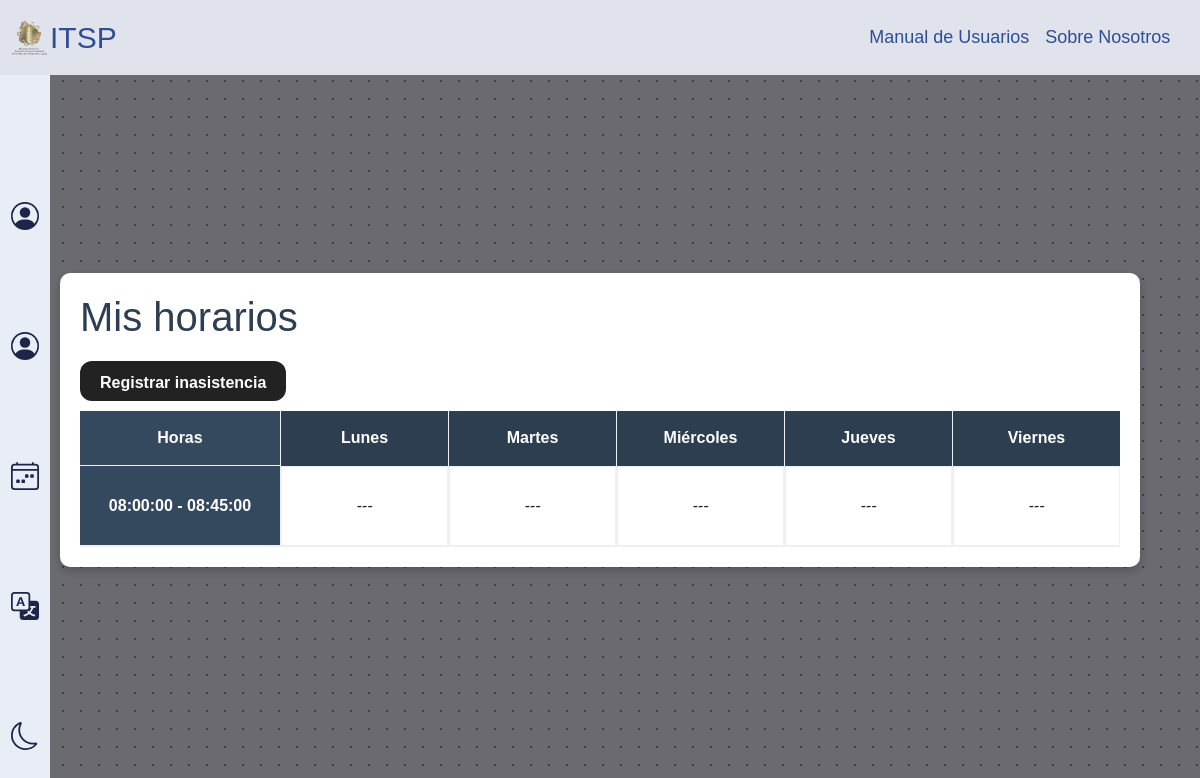
/frontend/Horarios.php (signed in), run on an earlier commit of the app's database.
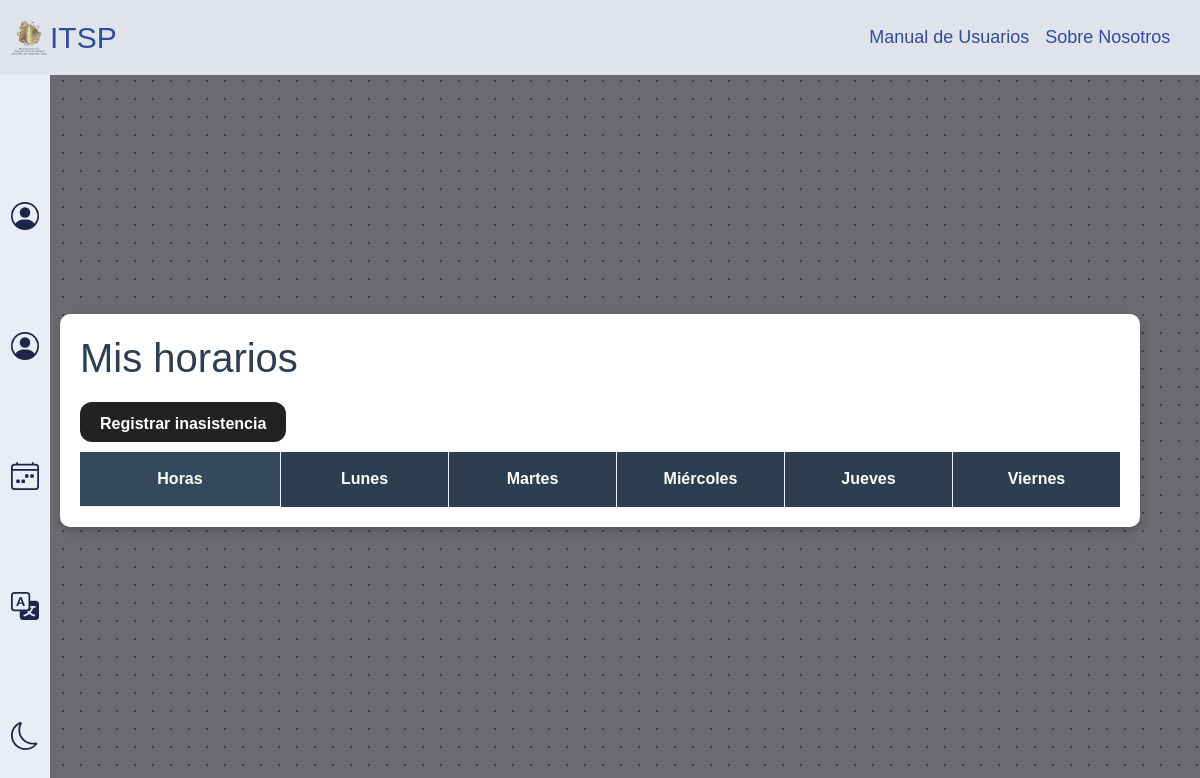
And on a later commit of the database.
### tables this page shows
create table horarios (
    id_horario int AUTO_INCREMENT primary key not null,
    hora_inicio time not null,
    hora_final time not null,
    tipo ENUM('recreo', 'clase') not null
);

### frontend/functions.php (called while the page is built, shortened)
<?php
$lang = $_GET['lang'] ?? ($_SESSION['lang'] ?? 'es');
$langFile = file_get_contents(__DIR__ . "/lang.json");
$translations = json_decode($langFile, true);
if (!function_exists('t')) {
    function t($key, $user = null) {
        global $translations, $lang;
        $text = $translations[$lang][$key] ?? $key;
        return $text;
    }
}
?>

### backend/queries.php (called while the page is built, shortened)
<?php
function query_horarios_profe_pordia($con, $dia, $professql){
    $sql = "SELECT
        a.nombre AS nombre_asignatura,
        e.nombre AS nombre_espacio,
        h.hora_inicio,
        h.hora_final,
        h.id_horario,
        c.nombre AS nombre_curso,
        cu.dia,
        p.ci_profesor
    FROM cumple cu
    INNER JOIN profesor_dicta_asignatura pda ON cu.id_dicta = pda.id_dicta
    INNER JOIN asignaturas a ON pda.id_asignatura = a.id_asignatura
    INNER JOIN dicta_en_curso dc ON pda.id_dicta = dc.id_dicta
    INNER JOIN cursos c ON dc.id_curso = c.id_curso
    INNER JOIN horarios h ON cu.id_horario = h.id_horario
    INNER JOIN dicta_ocupa_espacio doe ON cu.id_dicta = doe.id_dicta
    INNER JOIN espacios_fisicos e ON doe.id_espacio = e.id_espacio
    INNER JOIN profesores p ON p.ci_profesor = pda.ci_profesor
    WHERE cu.dia = ?
        AND p.ci_profesor = ?
    ORDER BY h.hora_inicio ASC";
    $stmt_profe = $con->prepare($sql);
    $stmt_profe->bind_param("si", $dia, $professql);
    $stmt_profe->execute();
    return $stmt_profe->get_result();
}
function query_horarios($con){
    $query_horarios = "SELECT * FROM horarios WHERE tipo = 'clase'";
    $stmt = $con->prepare($query_horarios);
    $stmt->execute();
    return $stmt->get_result();
}

### backend/helpers.php (the view, shortened to what this page needs)
<?php
function cargar_horarios($query, $dias, $materias_por_dia, $dato_mostrar){
    ?>
        <?php mysqli_data_seek($query, 0);
    ?>
    <div class="datos-body">
        <?php while ($row = mysqli_fetch_array($query)): ?>
            <div class="datos-row mostrar-datos">
                <div class="horas-dato"><?= $row['hora_inicio'] ?> - <?= $row['hora_final'] ?></div>
                <?php foreach ($dias as $dia): ?>
                    <?php
                        $mostro = false;
                        if (!$mostro) {
                            echo "<div class='dia-dato'><em>---</em></div>";
                        }
                    ?>
                <?php endforeach; ?>
            </div>
        <?php endwhile; ?>
    </div>
    <?php
}
function cabecera_horarios(){
    ?>
    <div class="datos-header">
        <div class="datos-row">
            <div class="horas-titulo"><?= t("label_hours") ?></div>
            <div class="dias"><?= t("day_monday") ?></div>
            <div class="dias"><?= t("day_tuesday") ?></div>
            <div class="dias"><?= t("day_wednesday") ?></div>
            <div class="dias"><?= t("day_thursday") ?></div>
            <div class="dias"><?= t("day_friday") ?></div>
        </div>
    </div>
    <?php
}
    ?>

### frontend/nav.php (shortened to what this page needs)
<?php
include_once 'functions.php';
?>
<!DOCTYPE html>
<html lang="en">
<head>
    <link href="https://cdn.jsdelivr.net/npm/bootstrap@5.3.7/dist/css/bootstrap.min.css" rel="stylesheet"
>
    <link rel="stylesheet" href="https://cdnjs.cloudflare.com/ajax/libs/font-awesome/5.13.0/css/all.min.css">
    <link rel="stylesheet" href="style/style.css">
</head>
<body>
    <nav class="navbar navbar-expand-lg bg-body-tertiary navStyle" id="nav">
        <div class="container-fluid navStyle">
            <a class="navbar-brand" href="index.php"><img id="logo" src="img/logo.png">ITSP</a>
            <div class="collapse navbar-collapse" id="navbarText">
                <ul class="navbar-nav me-auto mb-2 mb-lg-0">
                    <li class="nav-item">
                        <a class="nav-link" href="#"><?= t("nav_info") ?></a>
                    </li>
                    <li class="nav-item">
                        <a class="nav-link" href="#"><?= t("nav_courses") ?></a>
                    </li>
                </ul>
            </div>
        </div>
    </nav>
    <aside id="aside">
        <ul class="link-aside-images" id="link-aside-images">
            <li class="aside-item">
                <?php if (!isset($_SESSION['ci'])): ?>
                    <a href="Login.php" data-tooltip="Loginperson-circle_white_no_bg">
                        <img src="img/Iconos sidebar/person-circle.svg" alt="Login" width="25" height="25" class="icono">
                    </a>
                <?php else: ?>
            <li class="aside-item" data-tooltip="<?= t("Perfil") ?>">
                <a href="/frontend/Perfil.php">
                    <img src="img/Iconos sidebar/person-circle.svg" alt="Configuraciones" width="25" height="25" class="icono">
                </a>
            </li>
            <li class="aside-item" data-tooltip="<?= t("Cerrar Sesión") ?>">
                <a id="logout" href="#logout">
                <img src="img/Iconos sidebar/person-circle.svg" alt="Cerrar Sesión" width="25" height="25" class="icono">
                </a>
            </li>
        <?php endif; ?>
        </li>
        <li class="aside-item" data-tooltip="<?= t('aside_schedule') ?>">
            <a href="./Horarios.php">
                <img src="img/Iconos sidebar/calendar4-week.svg" alt="Calendario" width="25" height="25" class="icono">
            </a>
        </li>
        <li class="aside-item lang-icon" data-tooltip="<?= t('aside_lang') ?>">
            <a href="?lang=<?= $lang === 'es' ? 'en' : 'es' ?>">
                <img src="img/Iconos sidebar/translate.svg" alt="Idioma" width="25" height="25" class="icono">
            </a>
        </li>
        <li class="aside-item" id="darkmode-icon" data-tooltip="<?= t('aside_darkmode') ?>">
            <a href="#modo-oscuro">
                <img src="img/Iconos sidebar/moon.svg" alt="Modo oscuro" width="25" height="25" class="icono">
            </a>
        </li>
        </ul>
    </aside>
</body>
</html>

### frontend/Horarios.php (shortened to what this page needs)
<?php
include_once('../backend/db/conexion.php');
include_once('functions.php');
include_once('../backend/queries.php');
include_once('../backend/helpers.php');
$query = query_horarios($con);
$query2 = query_cursos($con);
$cursosql = isset($_GET['curso_id']) ? intval($_GET['curso_id']) : 0;
$professql = isset($_GET['ci_profe']) ? intval($_GET['ci_profe']) : 0;
$fecha_test = '2025-11-27';
$base_time = strtotime($fecha_test);
$dias = ['lunes', 'martes', 'miercoles', 'jueves', 'viernes'];
$dia_celu = ['lunes', 'martes'];
$dias_a_fechas = [
    'lunes' => date('Y-m-d', strtotime('monday this week', $base_time)),
    'martes' => date('Y-m-d', strtotime('tuesday this week', $base_time)),
    'miercoles' => date('Y-m-d', strtotime('wednesday this week', $base_time)),
    'jueves' => date('Y-m-d', strtotime('thursday this week', $base_time)),
    'viernes' => date('Y-m-d', strtotime('friday this week', $base_time))
];
$materias_por_dia = [];
$inasistencias = [];
function procesar_horarios_con_inasistencias($resultado, $dia, $dias_a_fechas, $inasistencias)
{
    $materias = [];
    return $materias;
}
$query4 = query_horas_curso($con, $cursosql);
if ($cursosql > 0) {
    foreach ($dias as $dia) {
        $resultado = query_horas_dia_curso($con, $dia, $cursosql);
        $materias_por_dia[$dia] = procesar_horarios_con_inasistencias($resultado, $dia, $dias_a_fechas, $inasistencias);
    }
    foreach ($dia_celu as $dia) {
        $resultado = query_horas_dia_curso($con, $dia, $cursosql);
        $materias_por_dia_celu[$dia] = procesar_horarios_con_inasistencias($resultado, $dia, $dias_a_fechas, $inasistencias);
    }
}
elseif ($professql > 0) {
    foreach ($dias as $dia) {
        $resultado = query_horarios_profe_pordia($con, $dia, $professql);
        $materias_por_dia[$dia] = procesar_horarios_con_inasistencias($resultado, $dia, $dias_a_fechas, $inasistencias);
    }
}
?>
<?php include 'nav.php'; ?>
<?php if (!isset($_SESSION['ci'])): ?>
    <body>
        <main>
            <div id="contenido-mostrar-datos">
                <h1><?= t("title_schedules") ?></h1>
                <div class="filtros">
                    <div id="div-curso" style="display: block;">
                        <label for="Cursos" id="select-cursos"><?= t("label_select_course") ?></label>
                        <select name="Cursos" id="cursos-select" class="cursos-select" onchange="cambiarCurso(this.value)">
                            <option value="0"><?= t("option_select_course") ?></option>
                            <?php mysqli_data_seek($query2, 0); ?>
                            <?php while ($row2 = mysqli_fetch_array($query2)): ?>
                                <option value="<?= $row2['id_curso'] ?>" <?= (isset($_GET['curso_id']) && $_GET['curso_id'] == $row2['id_curso']) ? 'selected' : '' ?>><?= $row2['nombre'] ?></option>
                            <?php endwhile; ?>
                        </select>
                    </div>
                </div>
                <?php echo cabecera_horarios() ?>
                <?php if (isset($_GET['curso_id'])): ?>
                    <?php mysqli_data_seek($query4, 0);
                    echo cargar_horarios($query4, $dias, $materias_por_dia, "nombre_asignatura");
                    ?>
                <?php endif; ?>
            </div>
        </main>
    </body>
<?php else: ?>
    <body id="body-register">
        <?php include 'nav.php'; ?>
        <main>
            <div id="contenido-mostrar-datos">
                <h1><?= t("title_my_schedules") ?></h1>
                <button type="button" id="Profesores-boton" class="btn-primary btn" data-toggle="modal"
                    data-target="#exampleModal">
                    <?= t("btn_register_absence") ?>
                </button>
                <?php echo cabecera_horarios() ?>
                <?php echo cargar_horarios($query, $dias, $materias_por_dia, "nombre_curso") ?>
            </div>
        </main>
    </body>
<?php endif; ?>
</body>

### frontend/style/style.css (style rules this page uses)
:root { ---navColor: rgb(62, 92, 118); ---contentColor: rgb(116, 140, 171); ---marginAside: 50px; ---marginAsideActivo: 120px; ---gradientNav: rgb(26, 56, 155); }
* { padding: 0; margin: 0; font-family: 'arial'; }
a { color: aliceblue; text-decoration: none; transition: 0.5s; cursor: pointer; }
body { display: flex; flex-direction: column; min-height: 100vh; }
main { flex: 1; display: flex; justify-content: center; align-items: center; padding: 20px; background-color: #57575b; background-image: radial-gradient(#404043 0.9px, #6a6a70 0.9px); background-size: 18px 18px; }
.navbar-nav { display: flex; width: 98%; justify-content: right; }
.navStyle { padding: 10px 0 10px 0; font-size: 18px; position: fixed; top: 0px; z-index: 999; color: #2b2b2b; margin: 0 0 0 0; background-color: #E0E3EB; transition: all 0.5s ease; }
#logo { width: 40px; }
.nav-link, .navbar-brand, .nav-item a { color: #2F4C97; padding-left: 10px; }
.icono { filter: invert(30%) sepia(45%) saturate(2200%) hue-rotate(210deg) brightness(30%) contrast(90%); transition: filter 0.5s ease; }
.navbar-brand { font-size: 30px; margin: 0; padding-left: 10px; display: flex; align-items: center; }
.container-fluid { justify-content: space-around; }
aside { display: block; padding: 50px 0 0 0; width: var(---marginAside); height: 100vh; background-color: #E9EEF6; position: fixed; transition: all 0.5s ease; }
aside>ul { height: 100%; display: flex; flex-direction: column; text-align: center; list-style-type: none; padding: 0; }
.link-aside-images li { position: relative; margin: 35px 0; margin: 20px 0; display: flex; justify-content: center; align-items: center; }
.link-aside-images li::after { content: attr(data-tooltip); position: absolute; left: 60px; top: 50%; background: rgba(50, 50, 50, 0.9); color: #fff; padding: 6px 12px; border-radius: 5px; font-size: 13px; white-space: nowrap; opacity: 0; transform: translateY(-50%) translateX(-10px); transition: opacity 0.5s, transform 0.5s; }
.link-aside-images img { width: 28px; height: 28px; object-fit: contain; }
.link-aside-images { display: flex; flex-direction: column; justify-content: space-between; align-items: center; height: 100%; margin: 0; padding: 30px 0; }
.btn { width: 40px; height: 40px; border-radius: 100%; border-width: 5px; padding: 0; }
#contenido-mostrar-datos { width: 100%; max-width: 1200px; margin: 40px; background: white; border-radius: 10px; box-shadow: 0 4px 10px rgba(0, 0, 0, 0.2); padding: 20px; margin-top: 80px; }
#contenido-mostrar-datos { padding: 20px; }
#contenido-mostrar-datos h1 { margin-bottom: 20px; color: #2c3e50; }
.grid-header, .datos-header { background: #2c3e50; color: white; font-weight: 600; }
.datos-header { border-radius: 8px 8px 0 0; }
.datos-row { display: grid; grid-template-columns: 200px repeat(5, 1fr); gap: 1px; background: #ecf0f1; }
.datos-header .datos-row>div { padding: 15px; font-weight: 600; text-align: center; background: #2c3e50; }
.horas-titulo, .horas-dato { font-weight: 600; background: #34495e !important; color: white; border-bottom: 1px solid #ecf0f1; }
.btn-primary { background-color: rgb(34, 34, 34); border: none; color: #fff; padding: 10px 20px; border-radius: 12px; width: auto; margin-bottom: 10px; cursor: pointer; font-weight: 600; transition: transform 0.5s ease, background 0.5s ease; }
.datos-body .datos-row { border-bottom: 1px solid #ecf0f1; }
.datos-body .datos-row>div { padding: 10px; background: white; display: flex; align-items: center; justify-content: center; }
.dia-dato { min-height: 80px; border: 1px solid #ecf0f1; }

What changed in the data, as far as the page shows it:
removed horarios: hora_inicio "08:00:00", hora_final "08:45:00"
